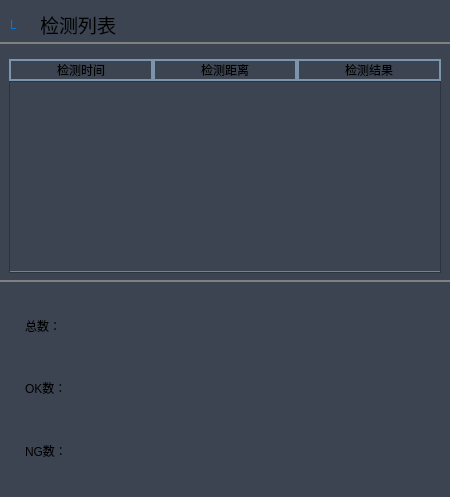
      <widget class="QWidget" name="widget_3" native="true">
       <property name="minimumSize">
        <size>
         <width>450</width>
         <height>0</height>
        </size>
       </property>
       <property name="maximumSize">
        <size>
         <width>300</width>
         <height>16777215</height>
        </size>
       </property>
       <property name="styleSheet">
        <string notr="true"/>
       </property>
       <layout class="QGridLayout" name="gridLayout_5">
        <property name="leftMargin">
         <number>0</number>
        </property>
        <property name="topMargin">
         <number>0</number>
        </property>
        <property name="rightMargin">
         <number>0</number>
        </property>
        <property name="bottomMargin">
         <number>0</number>
        </property>
        <item row="0" column="0">
         <widget class="QWidget" name="widget_15" native="true">
          <property name="minimumSize">
           <size>
            <width>0</width>
            <height>0</height>
           </size>
          </property>
          <property name="maximumSize">
           <size>
            <width>99999</width>
            <height>16777215</height>
           </size>
          </property>
          <property name="styleSheet">
           <string notr="true">QWidget
{
	background-color: rgb(60, 68, 81);
}
</string>
          </property>
          <layout class="QGridLayout" name="gridLayout_3">
           <property name="leftMargin">
            <number>0</number>
           </property>
           <property name="rightMargin">
            <number>0</number>
           </property>
           <item row="0" column="0">
            <widget class="QWidget" name="widget_12" native="true">
             <property name="minimumSize">
              <size>
               <width>0</width>
               <height>35</height>
              </size>
             </property>
             <property name="maximumSize">
              <size>
               <width>16777215</width>
               <height>35</height>
              </size>
             </property>
             <property name="styleSheet">
              <string notr="true">border-bottom: 2px solid #808080;</string>
             </property>
             <widget class="QLabel" name="label_5">
              <property name="geometry">
               <rect>
                <x>40</x>
                <y>0</y>
                <width>91</width>
                <height>31</height>
               </rect>
              </property>
              <property name="font">
               <font>
                <family>Microsoft YaHei UI</family>
                <pointsize>14</pointsize>
                <italic>false</italic>
                <bold>false</bold>
               </font>
              </property>
              <property name="styleSheet">
               <string notr="true">border-bottom: 0px solid #FFFFFF;</string>
              </property>
              <property name="text">
               <string>检测列表</string>
              </property>
             </widget>
             <widget class="QLabel" name="label_det_region">
              <property name="geometry">
               <rect>
                <x>10</x>
                <y>0</y>
                <width>31</width>
                <height>31</height>
               </rect>
              </property>
              <property name="styleSheet">
               <string notr="true">border-bottom: 0px solid #FFFFFF;
color: rgb(0, 120, 220);</string>
              </property>
              <property name="text">
               <string>L</string>
              </property>
             </widget>
            </widget>
           </item>
           <item row="1" column="0">
            <widget class="QWidget" name="widget_7" native="true">
             <property name="styleSheet">
              <string notr="true">QWidget
{
border-bottom: 2px solid #808080;
}
</string>
             </property>
             <layout class="QGridLayout" name="gridLayout_14">
              <property name="leftMargin">
               <number>9</number>
              </property>
              <property name="rightMargin">
               <number>9</number>
              </property>
              <property name="spacing">
               <number>0</number>
              </property>
              <item row="1" column="0">
               <widget class="QTableWidget" name="tableWidget">
                <property name="font">
                 <font>
                  <family>Microsoft YaHei UI</family>
                  <pointsize>14</pointsize>
                  <italic>false</italic>
                  <bold>false</bold>
                 </font>
                </property>
                <property name="styleSheet">
                 <string notr="true">QTableWidget QHeaderView::section{
	color: #ffffff;
	background-color: #263851;
	border:1px solid #7B95AF;
}</string>
                </property>
                <property name="horizontalScrollBarPolicy">
                 <enum>Qt::ScrollBarAlwaysOff</enum>
                </property>
                <property name="columnCount">
                 <number>3</number>
                </property>
                <attribute name="horizontalHeaderVisible">
                 <bool>false</bool>
                </attribute>
                <attribute name="horizontalHeaderCascadingSectionResizes">
                 <bool>false</bool>
                </attribute>
                <attribute name="horizontalHeaderDefaultSectionSize">
                 <number>145</number>
                </attribute>
                <attribute name="horizontalHeaderHighlightSections">
                 <bool>true</bool>
                </attribute>
                <attribute name="verticalHeaderVisible">
                 <bool>false</bool>
                </attribute>
                <attribute name="verticalHeaderHighlightSections">
                 <bool>true</bool>
                </attribute>
                <column>
                 <property name="text">
                  <string>相机id</string>
                 </property>
                 <property name="font">
                  <font>
                   <pointsize>14</pointsize>
                  </font>
                 </property>
                </column>
                <column>
                 <property name="text">
                  <string>x偏移</string>
                 </property>
                 <property name="font">
                  <font>
                   <pointsize>14</pointsize>
                  </font>
                 </property>
                </column>
                <column>
                 <property name="text">
                  <string>y偏移</string>
                 </property>
                 <property name="font">
                  <font>
                   <pointsize>14</pointsize>
                  </font>
                 </property>
                </column>
               </widget>
              </item>
              <item row="0" column="0">
               <widget class="QWidget" name="widget_19" native="true">
                <property name="styleSheet">
                 <string notr="true">QWidget
{
	border: 2px solid #7B95AF;
}</string>
                </property>
                <layout class="QGridLayout" name="gridLayout_15">
                 <property name="leftMargin">
                  <number>0</number>
                 </property>
                 <property name="topMargin">
                  <number>0</number>
                 </property>
                 <property name="rightMargin">
                  <number>0</number>
                 </property>
                 <property name="bottomMargin">
                  <number>0</number>
                 </property>
                 <property name="spacing">
                  <number>0</number>
                 </property>
                 <item row="0" column="2">
                  <widget class="QLabel" name="label_13">
                   <property name="text">
                    <string>检测结果</string>
                   </property>
                   <property name="alignment">
                    <set>Qt::AlignCenter</set>
                   </property>
                  </widget>
                 </item>
                 <item row="0" column="1">
                  <widget class="QLabel" name="label_12">
                   <property name="text">
                    <string>检测距离</string>
                   </property>
                   <property name="alignment">
                    <set>Qt::AlignCenter</set>
                   </property>
                  </widget>
                 </item>
                 <item row="0" column="0">
                  <widget class="QLabel" name="label_14">
                   <property name="text">
                    <string>检测时间</string>
                   </property>
                   <property name="alignment">
                    <set>Qt::AlignCenter</set>
                   </property>
                  </widget>
                 </item>
                </layout>
               </widget>
              </item>
             </layout>
            </widget>
           </item>
           <item row="2" column="0">
            <widget class="QWidget" name="widget_13" native="true">
             <property name="minimumSize">
              <size>
               <width>0</width>
               <height>200</height>
              </size>
             </property>
             <property name="maximumSize">
              <size>
               <width>16777215</width>
               <height>200</height>
              </size>
             </property>
             <layout class="QGridLayout" name="gridLayout_13">
              <property name="leftMargin">
               <number>25</number>
              </property>
              <property name="rightMargin">
               <number>25</number>
              </property>
              <item row="0" column="0">
               <widget class="QLabel" name="label">
                <property name="text">
                 <string>总数：</string>
                </property>
                <property name="alignment">
                 <set>Qt::AlignLeading|Qt::AlignLeft|Qt::AlignVCenter</set>
                </property>
               </widget>
              </item>
              <item row="0" column="1">
               <widget class="QLabel" name="label_total_count">
                <property name="text">
                 <string/>
                </property>
               </widget>
              </item>
              <item row="1" column="0">
               <widget class="QLabel" name="label_4">
                <property name="text">
                 <string>OK数：</string>
                </property>
                <property name="alignment">
                 <set>Qt::AlignLeading|Qt::AlignLeft|Qt::AlignVCenter</set>
                </property>
               </widget>
              </item>
              <item row="1" column="1">
               <widget class="QLabel" name="label_ok_count">
                <property name="text">
                 <string/>
                </property>
               </widget>
              </item>
              <item row="2" column="0">
               <widget class="QLabel" name="label_6">
                <property name="text">
                 <string>NG数：</string>
                </property>
                <property name="alignment">
                 <set>Qt::AlignLeading|Qt::AlignLeft|Qt::AlignVCenter</set>
                </property>
               </widget>
              </item>
              <item row="2" column="1">
               <widget class="QLabel" name="label_ng_count">
                <property name="text">
                 <string/>
                </property>
               </widget>
              </item>
             </layout>
            </widget>
           </item>
          </layout>
         </widget>
        </item>
       </layout>
      </widget>
